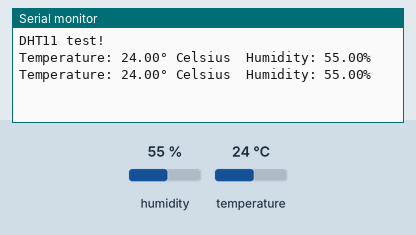
A sketch run on a simulated Arduino Uno, built with avr-gcc and run on an emulated ATmega328P. Shown: the last lines printed to the serial monitor. The inputs (shaded band) are chosen by the test bench; at power-on: humidity 55 %, temperature 24 °C.

Above: at 2.8 s.
2.9 s: humidity set to 22 %
At 4.9 s:
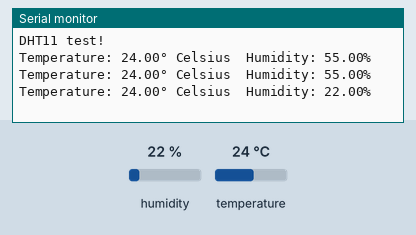
5.6 s: temperature set to 12 °C
At 7.3 s:
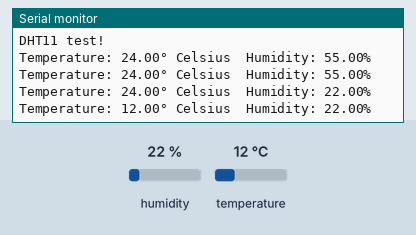
8.3 s: humidity set to 40 %
At 11.0 s:
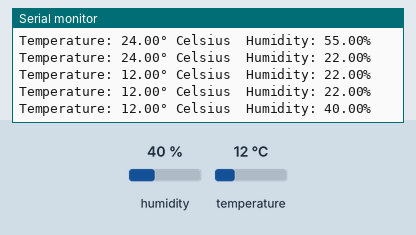
Timing chart, 0 to 12.5 s (numbered marks = the images above; inputs shaded):
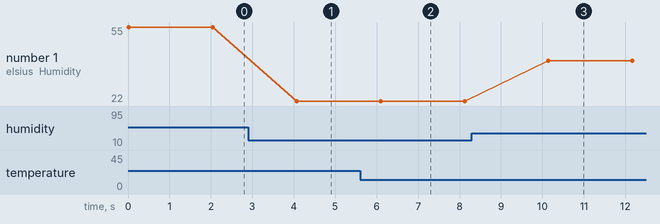

Measured:
- after the input at 2.9 s, the serial monitor: prints a new line after 1.2 s (image 1)
- after the input at 5.6 s, the serial monitor: prints a new line after 0.50 s (image 2)
- after the input at 8.3 s, the serial monitor: prints a new line after 1.8 s (image 3)
- plotted number 1: 55 → 22 after the input at 2.9 s, 22 → 40 after the input at 8.3 s

The sketch:

DHT11_test.ino
```cpp
#include "DHT.h"
#define DHTPIN 2
#define DHTTYPE DHT11

DHT dht(DHTPIN, DHTTYPE);

void setup()
{
  Serial.begin(9600);
  Serial.println(F("DHT11 test!"));
  dht.begin();
}

void loop()
{

  float h = dht.readHumidity();
  float t = dht.readTemperature();
  Serial.print("Temperature: ");
  Serial.print(t);
  Serial.print("° Celsius\tHumidity: ");
  Serial.print(h);
  Serial.println("%");

  if (isnan(h) || isnan(t))
  {
    Serial.println(F("Failed to read from DHT sensor!"));
    return;
  }

  delay(2000);
}
```
